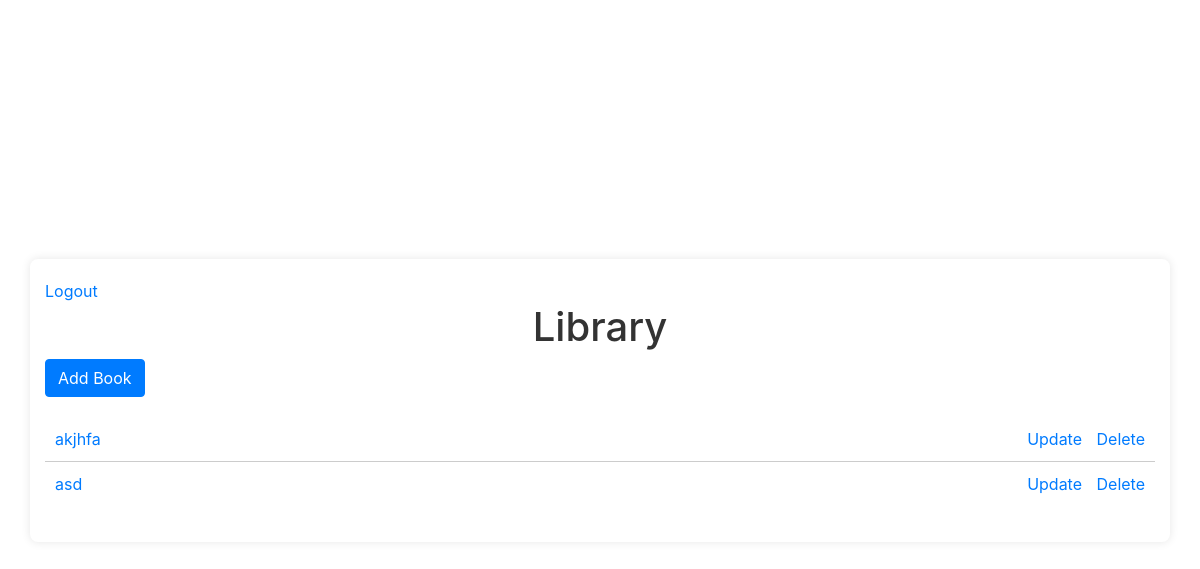
Page / (signed in) on the earlier database version.
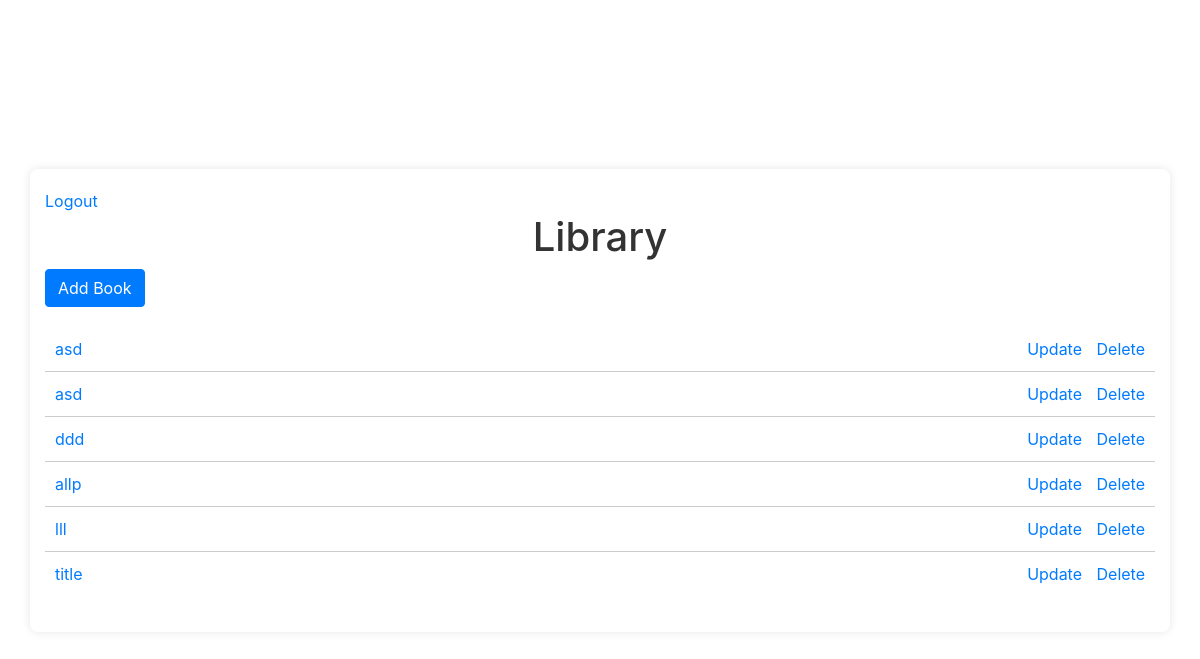
Same page on the later database version.
### book/models.py (models this page shows, shortened)
class Book(models.Model):
    title = models.CharField(max_length=255)
    author = models.CharField(max_length=255)
    year = models.DateTimeField(auto_now=True)
    description = models.TextField()

### book/views.py (the view)
# urls.py: path('', books, name='books'),
@login_required
def books(request):
    books = Book.objects.all()
    return render(request, 'book.html', {'books':books})

### templates/book.html
{% extends 'base.html' %}
{% block content %}
<div class="container">
    <a href="{% url 'book:logout'%}" class="float-end">Logout</a>
        <h1>Library</h1>
        <a href="{% url 'book:book_create'%}" class="btn btn-primary add-book">Add Book</a>
        <ol>
            {% for book in books %}
                <li>
                    <span class="book-title"><a href="{% url 'book:book_details' pk=book.pk %}">{{ book.title }}</a></span>
                <span class="book-actions">
                    <a href="{% url 'book:book_update' pk=book.pk %}">Update</a>
                    <a href="{% url 'book:delete' pk=book.pk %}">Delete</a>
                </span>
                </li>
            {% endfor %}
        </ol>
    </div>
{% endblock content %}

### templates/base.html (shortened to what this page needs)
<!DOCTYPE html>
{% load static %}
<html lang="en">
<head>
    <link rel="stylesheet" href="{% static 'style.css' %}">
     <link rel="stylesheet" href="https://stackpath.bootstrapcdn.com/bootstrap/4.5.2/css/bootstrap.min.css">
</head>
<body>
{% block content %}
{% endblock content %}
</body>
</html>

### static/style.css (style rules this page uses)
body { font-family: Arial, sans-serif; margin: 0; padding: 20px; background-color: #f4f4f4; }
h1 { text-align: center; color: #333; }
.container { max-width: 800px; margin: 0 auto; background: #fff; padding: 20px; border-radius: 8px; box-shadow: 0 0 10px rgba(0, 0, 0, 0.1); }
.add-book { display: block; margin-bottom: 20px; text-align: center; padding: 10px 20px; background-color: #007BFF; color: #fff; text-decoration: none; border-radius: 4px; }
ol { list-style: none; padding: 0; }
li { display: flex; justify-content: space-between; align-items: center; padding: 10px; border-bottom: 1px solid #ccc; }
li:last-child { border-bottom: none; }
.book-title { flex-grow: 1; }
.book-actions a { margin-left: 10px; text-decoration: none; color: #007BFF; }
body { font-family: Arial, sans-serif; background-color: #f4f4f4; display: flex; justify-content: center; align-items: center; height: 100vh; margin: 0; }
h1 { margin-bottom: 25px; color: #333; font-size: 24px; }

Differences in the rows shown:
removed Book: title "akjhfa"
added Book: title "asd"
added Book: title "ddd"
added Book: title "allp"
added Book: title "lll"
added Book: title "title"
